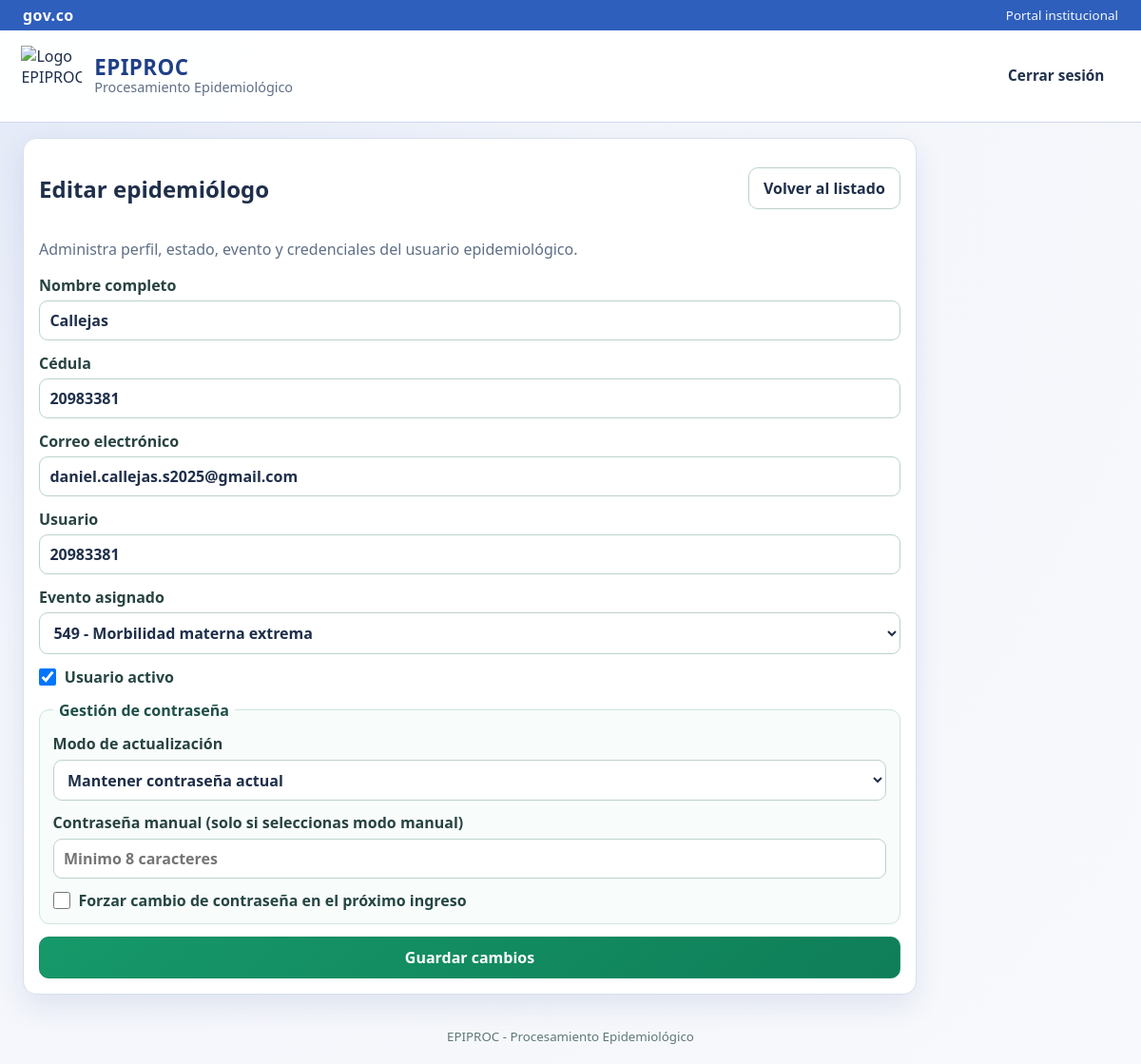
/admin/epidemiologos/2/editar (signed in), run on an earlier commit of the app's database.
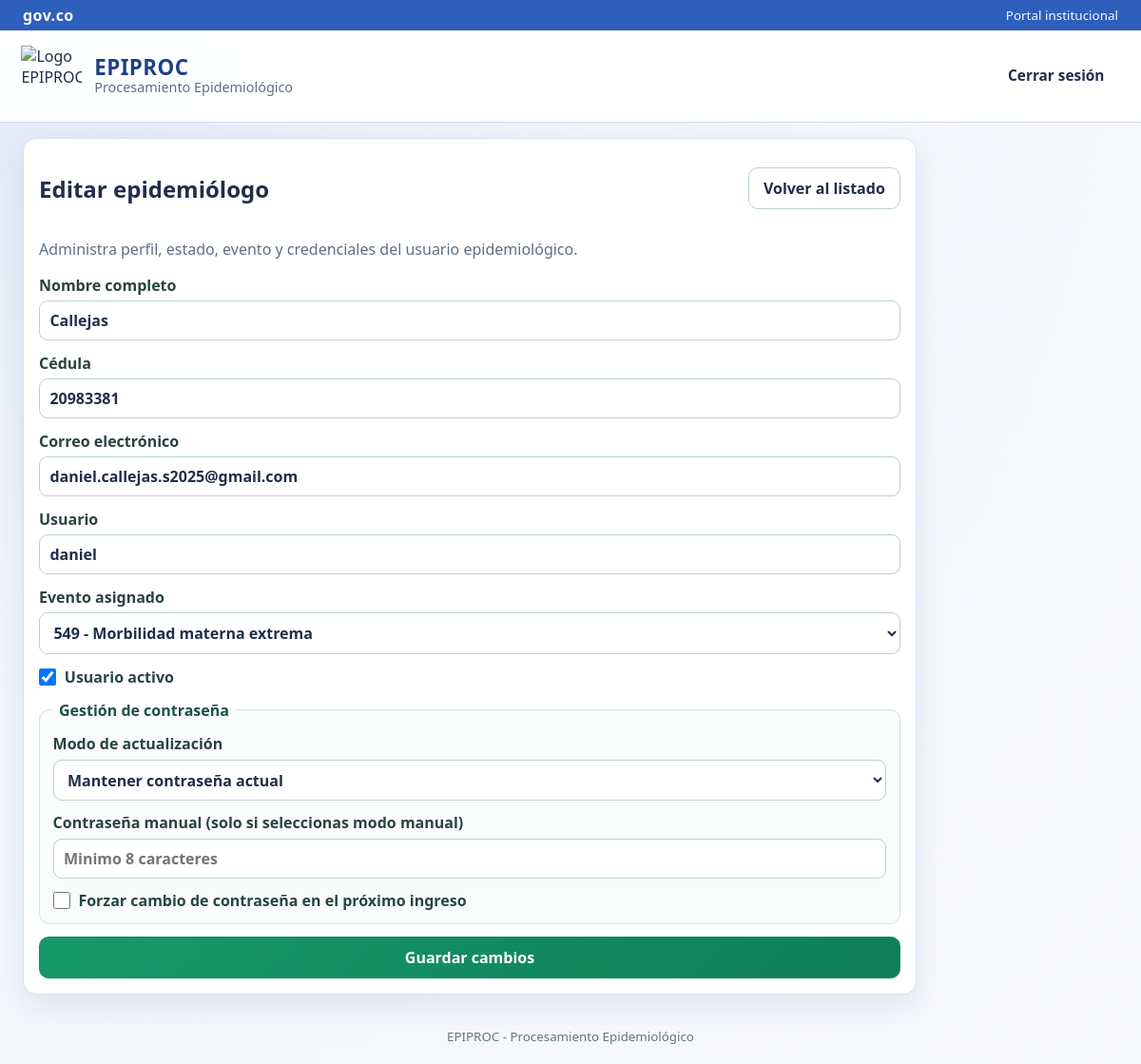
And on a later commit of the database.
### epiproc_web/models.py (models this page shows, shortened)
class User(db.Model):
    __tablename__ = "users"
    id = db.Column(db.Integer, primary_key=True)
    username = db.Column(db.String(80), unique=True, nullable=False)
    password_hash = db.Column(db.String(255), nullable=False)
    password_visible = db.Column(db.String(255), nullable=True)
    role = db.Column(db.String(30), nullable=False, index=True)
    full_name = db.Column(db.String(150), nullable=False)
    cedula = db.Column(db.String(30), unique=True, nullable=False)
    email = db.Column(db.String(150), unique=True, nullable=False)
    assigned_event_code = db.Column(db.Integer, db.ForeignKey("events.code"), nullable=True)
    must_change_password = db.Column(db.Boolean, default=False, nullable=False)
    is_active = db.Column(db.Boolean, default=True, nullable=False)
    credentials_updated_at = db.Column(db.DateTime, nullable=True)
    created_at = db.Column(db.DateTime, default=datetime.utcnow, nullable=False)
    updated_at = db.Column(db.DateTime, default=datetime.utcnow, onupdate=datetime.utcnow, nullable=False)
    bulletins = db.relationship("Bulletin", back_populates="author", lazy=True)

class Event(db.Model):
    __tablename__ = "events"
    code = db.Column(db.Integer, primary_key=True)
    name = db.Column(db.String(200), nullable=False)
    active = db.Column(db.Boolean, default=True, nullable=False)
    users = db.relationship("User", backref="assigned_event", lazy=True)
    bulletins = db.relationship("Bulletin", back_populates="event", lazy=True)

### epiproc_web/app.py (the view, shortened to what this page needs)
    @app.route("/admin/epidemiologos/<int:user_id>/editar", methods=["GET", "POST"])
    @role_required(UserRole.SECRETARIO)
    def admin_epi_edit(user_id: int):
        user = User.query.get_or_404(user_id)
        if user.role != UserRole.EPIDEMIOLOGO:
            abort(400)
        eventos = Event.query.filter_by(active=True).order_by(Event.code.asc()).all()
        return render_template("admin_epi_form.html", eventos=eventos, user_obj=user, mode="edit")

### epiproc_web/app.py (called while the page is built)
def current_user() -> Optional[User]:
    uid = session.get("user_id")
    if not uid:
        return None
    return User.query.get(uid)

def login_required(view):
    @wraps(view)
    def wrapped(*args, **kwargs):
        user = current_user()
        if not user:
            flash("Debes iniciar sesión para continuar.", "error")
            return redirect(url_for("login", next=request.path))
        if not user.is_active:
            session.clear()
            flash("Tu usuario está inactivo. Contacta al Secretario de Salud.", "error")
            return redirect(url_for("login"))
        return view(*args, **kwargs)
    return wrapped

def role_required(*roles: str):
    def decorator(view):
        @wraps(view)
        @login_required
        def wrapped(*args, **kwargs):
            user = current_user()
            if not user or user.role not in roles:
                abort(403)
            return view(*args, **kwargs)
        return wrapped
    return decorator

### epiproc_web/templates/admin_epi_form.html (shortened to what this page needs)
{% extends 'base.html' %}
{% block content %}
<section class="card form-card secretary-form-card">
    <div class="secretary-form-head">
        <h2>{{ 'Editar epidemiólogo' if mode == 'edit' else 'Crear epidemiólogo' }}</h2>
        <a class="btn" href="{{ url_for('admin_epi_list') }}">Volver al listado</a>
    </div>
    {% if mode == 'edit' %}
        <p class="muted">Administra perfil, estado, evento y credenciales del usuario epidemiológico.</p>
    {% else %}
        <p class="muted">Se generará usuario automático y contraseña temporal totalmente aleatoria, visible al finalizar el registro.</p>
    {% endif %}
    <form
        method="post"
        class="form-grid"
        id="epidemiologoForm"
        data-mode="{{ mode }}"
        novalidate
    >
        <label>Nombre completo
            <input
                type="text"
                name="full_name"
                id="epi-nombre"
                required
                minlength="6"
                maxlength="150"
                value="{{ user_obj.full_name if user_obj else '' }}"
            >
        </label>
        <label>Cédula
            <input
                type="text"
                name="cedula"
                id="epi-cedula"
                required
                pattern="[0-9]{6,20}"
                value="{{ user_obj.cedula if user_obj else '' }}"
            >
        </label>
        <label>Correo electrónico
            <input
                type="email"
                name="email"
                id="epi-correo"
                required
                maxlength="180"
                value="{{ user_obj.email if user_obj else '' }}"
            >
        </label>
        {% if mode == 'edit' %}
            <label>Usuario
                <input type="text" name="username" required minlength="4" maxlength="80" value="{{ user_obj.username if user_obj else '' }}">
            </label>
        {% endif %}
        <label>Evento asignado
            <select
                name="assigned_event"
                id="epi-evento"
            >
                {% for e in eventos %}
                    <option value="{{ e.code }}" {% if user_obj and user_obj.assigned_event_code == e.code %}selected{% endif %}>{{ e.code }} - {{ e.name }}</option>
                {% endfor %}
            </select>
        </label>
        {% if mode == 'edit' %}
            <label class="checkline">
                <input type="checkbox" name="is_active" {% if user_obj and user_obj.is_active %}checked{% endif %}>
                <span>Usuario activo</span>
            </label>
            <fieldset class="admin-cred-fieldset">
                <legend>Gestión de contraseña</legend>
                <label>Modo de actualización
                    <select name="password_mode">
                        <option value="keep">Mantener contraseña actual</option>
                    </select>
                </label>
                <label>Contraseña manual (solo si seleccionas modo manual)
                    <input type="text" name="manual_password" minlength="8" maxlength="120" placeholder="Minimo 8 caracteres">
                </label>
                <label class="checkline">
                    <input type="checkbox" name="must_change_password">
                    <span>Forzar cambio de contraseña en el próximo ingreso</span>
                </label>
            </fieldset>
        {% endif %}
        <button class="btn btn-primary" type="submit" id="epi-submit-btn">{{ 'Guardar cambios' if mode == 'edit' else 'Crear usuario' }}</button>
    </form>
</section>
{% endblock %}

What changed in the data, as far as the page shows it:
changed User "Callejas": username "20983381" → "daniel"
